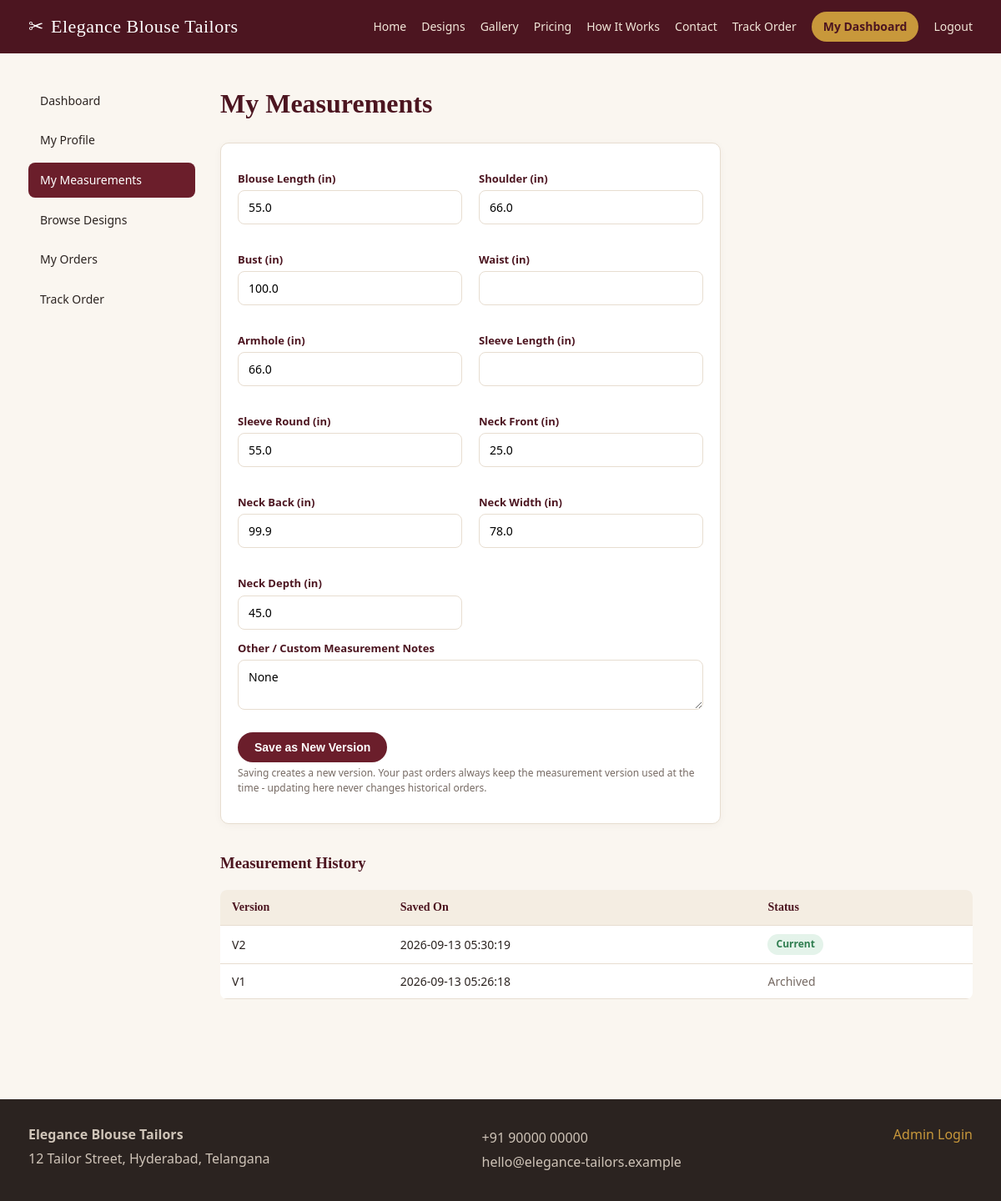
Screenshot of /customer/measurements (signed in) with the database file from the repository.
### tables this page shows
CREATE TABLE website_settings (
    setting_key     TEXT PRIMARY KEY,
    setting_value   TEXT
);

CREATE TABLE measurements (
    id              INTEGER PRIMARY KEY AUTOINCREMENT,
    customer_id     INTEGER NOT NULL REFERENCES customers(id),
    version         INTEGER NOT NULL,
    blouse_length   REAL,
    shoulder        REAL,
    bust            REAL,
    waist           REAL,
    armhole         REAL,
    sleeve_length   REAL,
    sleeve_round    REAL,
    neck_front      REAL,
    neck_back       REAL,
    neck_width      REAL,
    neck_depth      REAL,
    other_notes     TEXT,
    is_current      INTEGER NOT NULL DEFAULT 1,
    created_at      TEXT NOT NULL DEFAULT (datetime('now')),
    UNIQUE(customer_id, version)
);

### app/customer.py (the view, shortened to what this page needs)
@bp.route("/measurements", methods=["GET", "POST"])
@customer_login_required
def measurements():
    customer = current_customer()
    first_time = request.args.get("first_time")
    current = db.query(
        "SELECT * FROM measurements WHERE customer_id = ? AND is_current = 1",
        (customer["id"],), one=True,
    )
    versions = db.query(
        "SELECT * FROM measurements WHERE customer_id = ? ORDER BY version DESC",
        (customer["id"],),
    )
    return render_template("customer/measurements.html", customer=customer,
                            fields=MEASUREMENT_FIELDS, current=current, versions=versions,
                            form_values=dict(current) if current else {}, first_time=first_time)

### app/db.py (called while the page is built)
def _connect_sqlite():
    path = current_app.config["SQLITE_PATH"]
    Path(path).parent.mkdir(parents=True, exist_ok=True)
    conn = sqlite3.connect(path)
    conn.row_factory = sqlite3.Row
    conn.execute("PRAGMA foreign_keys = ON")
    return conn

def get_db():
    if "db" not in g:
        engine = current_app.config["DB_ENGINE"]
        g.db = _connect_sqlite() if engine == "sqlite" else _connect_mssql()
        g.db_engine = engine
    return g.db

def _rows_to_dicts(cur, rows):
    columns = [col[0] for col in cur.description]
    return [dict(zip(columns, row)) for row in rows]

def query(sql, params=(), one=False):
    conn = get_db()
    cur = conn.cursor()
    cur.execute(sql, params)
    raw_rows = cur.fetchall()
    rows = _rows_to_dicts(cur, raw_rows)
    cur.close()
    if one:
        return rows[0] if rows else None
    return rows

### app/utils.py (called while the page is built)
def customer_login_required(view):
    @wraps(view)
    def wrapped(*args, **kwargs):
        if not session.get("customer_id"):
            flash("Please login to continue.", "warning")
            return redirect(url_for("auth.customer_login", next=request.path))
        return view(*args, **kwargs)
    return wrapped

def current_customer():
    cid = session.get("customer_id")
    if not cid:
        return None
    return db.query("SELECT * FROM customers WHERE id = ?", (cid,), one=True)

### templates/customer/measurements.html (shortened to what this page needs)
{% extends "customer/base.html" %}
{% block account_content %}
<h1>My Measurements</h1>
<form method="post" class="card" style="max-width:600px;">
  <div class="grid grid-2">
    {% for field, label in fields %}
      <div>
        <label>{{ label }}</label>
        <input type="number" step="0.1" min="0" max="100" name="{{ field }}"
               value="{{ form_values.get(field, '') if form_values else '' }}">
      </div>
    {% endfor %}
  </div>
  <label>Other / Custom Measurement Notes</label>
  <textarea name="other_notes" rows="2">{{ form_values.other_notes if form_values else '' }}</textarea>
  <div class="form-actions">
    <button class="btn" type="submit">Save as New Version</button>
    <p class="help-text">Saving creates a new version. Your past orders always keep the measurement version used at the time - updating here never changes historical orders.</p>
  </div>
</form>
{% if versions %}
<h3 style="margin-top:32px;">Measurement History</h3>
<table>
  <thead><tr><th>Version</th><th>Saved On</th><th>Status</th></tr></thead>
  <tbody>
  {% for v in versions %}
    <tr>
      <td>V{{ v.version }}</td>
      <td>{{ v.created_at }}</td>
      <td>{% if v.is_current %}<span class="badge badge-active">Current</span>{% else %}<span class="muted">Archived</span>{% endif %}</td>
    </tr>
  {% endfor %}
  </tbody>
</table>
{% endif %}
{% endblock %}

### templates/base.html (shortened to what this page needs)
<!DOCTYPE html>
<html lang="en">
<head>
<link rel="stylesheet" href="{{ url_for('static', filename='css/style.css') }}">
</head>
<body class="{% block body_class %}{% endblock %}">
<header class="site-header">
  <div class="container header-inner">
    <a class="brand" href="{{ url_for('public.home') }}" style="display:flex;align-items:center;gap:8px;">
      {% if site.logo_path %}
        <img src="{{ url_for('media', filename=site.logo_path) }}" alt="{{ site.brand_name or 'Logo' }}"
             style="height:100px;width:auto;display:block;">
      {% else %}
        <span>✂</span>
      {% endif %}
      {{ site.brand_name or 'Tailoring Studio' }}
    </a>
    <nav class="main-nav" id="mainNav">
      <a href="{{ url_for('public.home') }}">Home</a>
      <a href="{{ url_for('public.designs') }}">Designs</a>
      <a href="{{ url_for('public.gallery') }}">Gallery</a>
      <a href="{{ url_for('public.pricing') }}">Pricing</a>
      <a href="{{ url_for('public.how_it_works') }}">How It Works</a>
      <a href="{{ url_for('public.contact') }}">Contact</a>
      <a href="{{ url_for('public.track_order') }}">Track Order</a>
      {% if session.get('customer_id') %}
        <a href="{{ url_for('customer.dashboard') }}" class="nav-cta">My Dashboard</a>
        <a href="{{ url_for('auth.customer_logout') }}">Logout</a>
      {% else %}
        <a href="{{ url_for('auth.customer_login') }}">Login</a>
        <a href="{{ url_for('auth.customer_register') }}" class="nav-cta">Sign Up</a>
      {% endif %}
    </nav>
  </div>
</header>
<main class="container page-content">
  {% block content %}{% endblock %}
</main>
<footer class="site-footer">
  <div class="container footer-inner">
    <div>
      <strong>{{ site.brand_name or 'Tailoring Studio' }}</strong>
      <p>{{ site.address or '' }}</p>
    </div>
    <div>
      <p>{{ site.contact_number or '' }}</p>
      <p>{{ site.contact_email or '' }}</p>
    </div>
    <div>
      <a href="{{ url_for('auth.admin_login') }}">Admin Login</a>
    </div>
  </div>
</footer>
</body>
</html>

### static/css/style.css (style rules this page uses)
:root { --maroon: #6b1e2b; --maroon-dark: #4c1520; --gold: #c8983b; --cream: #faf6f0; --ink: #2b2320; --muted: #766a63; --border: #e7ddd0; --success: #2e7d4f; --danger: #b33a3a; --warning: #a8711f; --info: #2f6a8f; --radius: 10px; }
* { box-sizing: border-box; }
body { margin: 0; font-family: "Segoe UI", "Helvetica Neue", Arial, sans-serif; color: var(--ink); background: var(--cream); line-height: 1.55; }
.container { max-width: 1180px; margin: 0 auto; padding: 0 24px; }
a { color: var(--maroon); text-decoration: none; }
h1, h2, h3, h4 { font-family: Georgia, "Times New Roman", serif; color: var(--maroon-dark); margin-top: 0; }
p { color: var(--ink); }
.site-header { background: var(--maroon-dark); color: #fff; position: sticky; top: 0; z-index: 50; }
.header-inner { display: flex; align-items: center; justify-content: space-between; padding: 14px 24px; }
.brand { color: #fff; font-family: Georgia, serif; font-size: 22px; letter-spacing: .5px; }
.main-nav { display: flex; align-items: center; gap: 18px; flex-wrap: wrap; }
.main-nav a { color: #f1e6d8; font-size: 14px; }
.nav-cta { background: var(--gold); color: var(--maroon-dark) !important; padding: 7px 14px; border-radius: 20px; font-weight: 600; }
.site-footer { background: var(--ink); color: #cfc4b8; margin-top: 60px; padding: 30px 0; }
.footer-inner { display: flex; justify-content: space-between; flex-wrap: wrap; gap: 20px; }
.footer-inner a { color: var(--gold); }
.footer-inner p { margin: 4px 0; color: #cfc4b8; }
.page-content { padding: 36px 24px 60px; min-height: 60vh; }
.grid { display: grid; gap: 20px; }
.grid-2 { grid-template-columns: repeat(2, 1fr); }
.card { background: #fff; border: 1px solid var(--border); border-radius: var(--radius); padding: 20px; box-shadow: 0 2px 10px rgba(75,40,20,0.04); }
.badge { display: inline-block; padding: 3px 10px; border-radius: 20px; font-size: 12px; font-weight: 600; }
.badge-active, .badge-success, .badge-verified { background: #e4f3ea; color: var(--success); }
.btn { display: inline-block; padding: 10px 20px; border-radius: 24px; border: none; background: var(--maroon); color: #fff; cursor: pointer; font-size: 14px; font-weight: 600; }
label { display: block; font-size: 13px; font-weight: 600; margin: 12px 0 4px; color: var(--maroon-dark); }
input, select, textarea { width: 100%; padding: 10px 12px; border: 1px solid var(--border); border-radius: 8px; font-size: 14px; font-family: inherit; background: #fff; }
textarea { resize: vertical; }
.form-actions { margin-top: 20px; }
.help-text { color: var(--muted); font-size: 12px; margin-top: 4px; }
table { width: 100%; border-collapse: collapse; background: #fff; border-radius: 8px; overflow: hidden; }
th, td { text-align: left; padding: 10px 14px; border-bottom: 1px solid var(--border); font-size: 14px; }
th { background: #f4ede2; color: var(--maroon-dark); font-family: Georgia, serif; }
.muted { color: var(--muted); }

### rows the page displays
website_settings: setting_value "Elegance Blouse Tailors"
measurements: blouse_length "55.0" "66.0" "100.0" "66.0" "55.0" "25.0" "99.9" "78.0" "45.0", other_notes "None", version "2", created_at "2026-09-13 05:30:19", is_current "Current"
measurements: version "1", created_at "2026-09-13 05:26:18", is_current "Archived"
website_settings: setting_value "12 Tailor Street, Hyderabad, Telangana"
website_settings: setting_value "+91 90000 00000"
website_settings: setting_value "hello@elegance-tailors.example"

### other values shown
{{ label }} "Blouse Length (in)" "Shoulder (in)" "Bust (in)" "Waist (in)" "Armhole (in)" "Sleeve Length (in)" "Sleeve Round (in)" "Neck Front (in)" "Neck Back (in)" "Neck Width (in)" "Neck Depth (in)"
